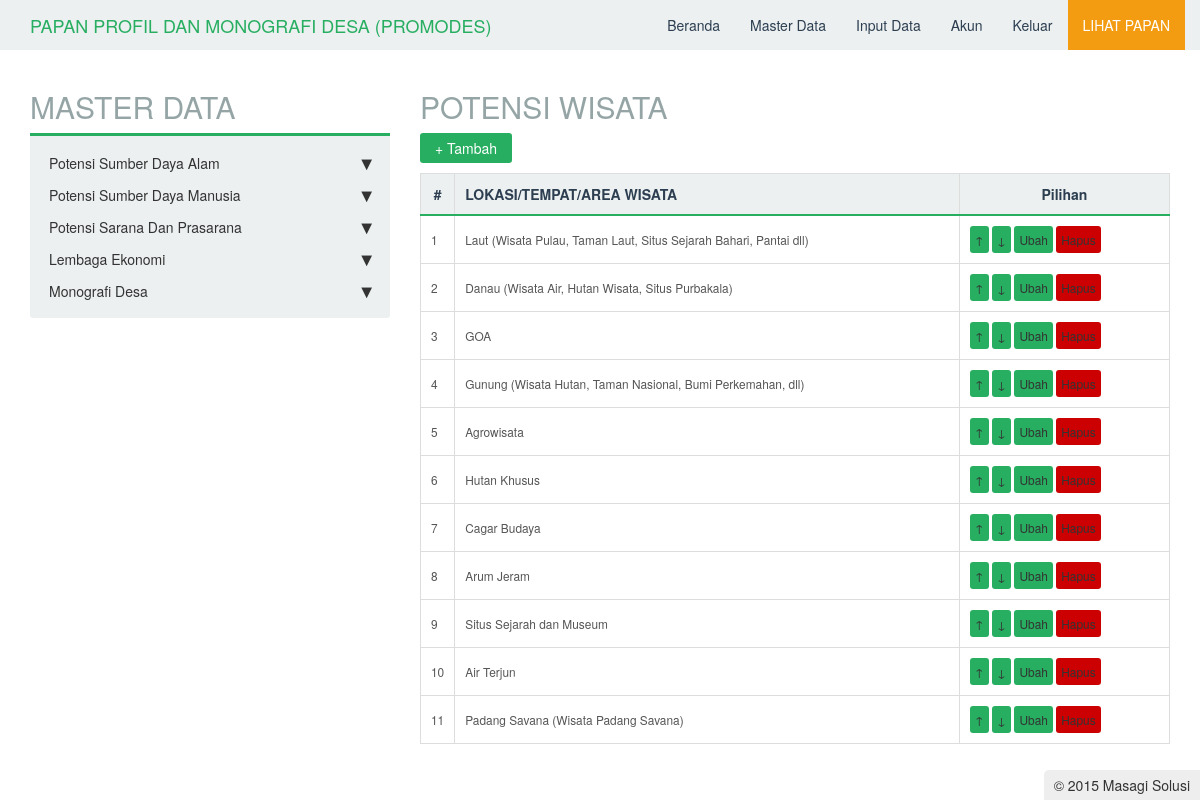
Page /master/potensi_sda/potensi_wisata/master.php (signed in) on the committed database.
### tables this page shows
CREATE TABLE IF NOT EXISTS `tbpotensi_wisata` (
  `id` int(11) NOT NULL AUTO_INCREMENT,
  `nama` varchar(225) NOT NULL,
  `posisi` int(11) NOT NULL,
  PRIMARY KEY (`id`)
);

### master/potensi_sda/potensi_wisata/master.php (the view, shortened to what this page needs)
<?php
include_once "../../../functions/urut.php";
include_once "../../../master/header.php";
echo "<h2>POTENSI WISATA</h2>";
$mod = $_GET['mod'];
if($mod == "tambah"){
    if(isset($_POST['simpan'])){
        $nama = $_POST['nama'];
        $s = mysql_query("select max(posisi) as urut from tbpotensi_wisata");
        $d = mysql_fetch_array($s);
        $posisi  = $d['urut']+1;
        for($i = 0;$i < sizeof($nama);$i++){
           if($nama[$i] != ""){
               $q = mysql_query("insert into tbpotensi_wisata(nama,posisi) values('".mysql_real_escape_string($nama[$i])."','".($posisi+$i)."')");
           }
        }
        if($q){
            echo "<script>window.location='master.php';</script>";
        }
    }
    echo "<link rel='stylesheet' type='text/css' href='../../../lib/css/table2.css'/>";
?>
<script type="text/javascript" src="../../../lib/js/jquery-1.9.1.min.js"></script>
<script type="text/javascript">
$(document).ready(function(){
    var count = 0;
    $nama = $("#nama");
    $add = $("#add");
    $add.click(function(e){
        var countNext = count+1;
        $("#input"+count).append("<div>&nbsp;&nbsp;<input type='text' name='nama[]' id='nama"+count+"'/><div id='input"+countNext+"'></div></div>");
        $("#nama"+count).focus();
        count++;
    });
});
</script>
<form method="post">
    <table>
        <tr>
            <td>Nama Tempat Wisata</td>
            <td id='nama'><div id='input0'> : <input type='text' name='nama[]' id='nama' required/><a class='btn' href='#' id='add'>+</a></div></td>
        </tr>
        <tr>
            <td></td>
            <td><input type='submit' name='simpan' value='Tambah'></td>
        </tr>
    </table>
</form>
<?php
}
else if($mod == "hapus"){
    $id = abs((int)$_GET['id']);
    $q = mysql_query("delete from tbpotensi_wisata where id='$id'");
    if($q){
        echo "<script>window.location='master.php';</script>";
    }
}
else
{
    echo "<link rel='stylesheet' type='text/css' href='../../../lib/css/table.css'/>";
    echo "<input type='reset' onclick=\"window.location='?mod=tambah';\" value='+ Tambah'/>";
    echo "<table>
            <tr>
                <th>#</th>
                <th align=left>LOKASI/TEMPAT/AREA WISATA</th>
                <th>Pilihan</th>
            </tr>";
    $n1 = 1;
    $s1= mysql_query("select * from tbpotensi_wisata order by posisi asc");
    while($d1 = mysql_fetch_array($s1)){
        echo "<tr>
                <td>$n1</td>
                <td>$d1[nama]</td>
                <td><a class='edit' href='?mod=urut&id=$d1[id]&tipe=1&posisi=up'>&#8593;</a> <a class='edit' href='?mod=urut&id=$d1[id]&tipe=1&posisi=down'>&#8595;</a> <a class='edit' href='?mod=ubah&id=$d1[id]'>Ubah</a> <a class='del' href='#' onclick='confirmDelete(\"?mod=hapus&id=$d1[id]\");'>Hapus</a></td>
            </tr>";
        $n1++;
    }
    echo "</table>";
}
include_once "../../../master/footer.php";
?>

### rows in the picture
tbpotensi_wisata: nama "Laut (Wisata Pulau, Taman Laut, Situs Sejarah Bahari, Pantai dll)"
tbpotensi_wisata: nama "Danau (Wisata Air, Hutan Wisata, Situs Purbakala)"
tbpotensi_wisata: nama "GOA"
tbpotensi_wisata: nama "Gunung (Wisata Hutan, Taman Nasional, Bumi Perkemahan, dll)"
tbpotensi_wisata: nama "Agrowisata"
tbpotensi_wisata: nama "Hutan Khusus"
tbpotensi_wisata: nama "Cagar Budaya"
tbpotensi_wisata: nama "Arum Jeram"
tbpotensi_wisata: nama "Situs Sejarah dan Museum"
tbpotensi_wisata: nama "Air Terjun"
tbpotensi_wisata: nama "Padang Savana (Wisata Padang Savana)"
